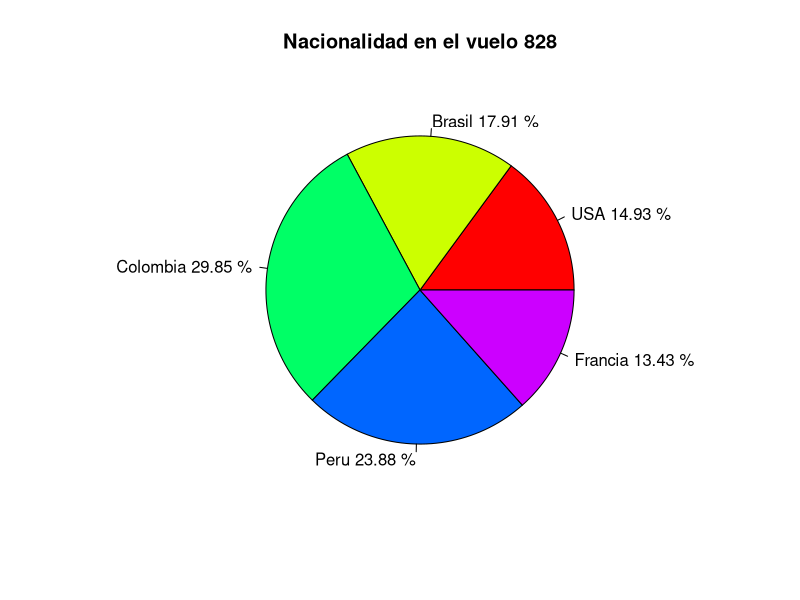
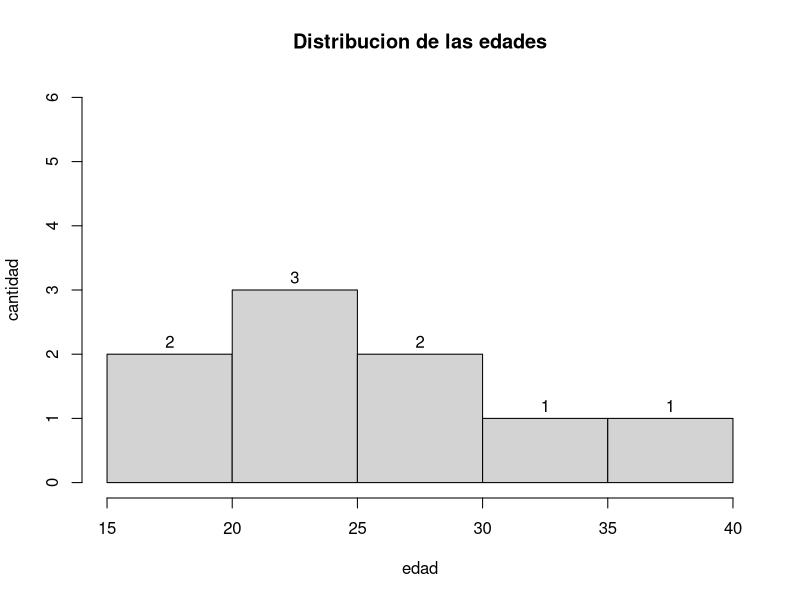
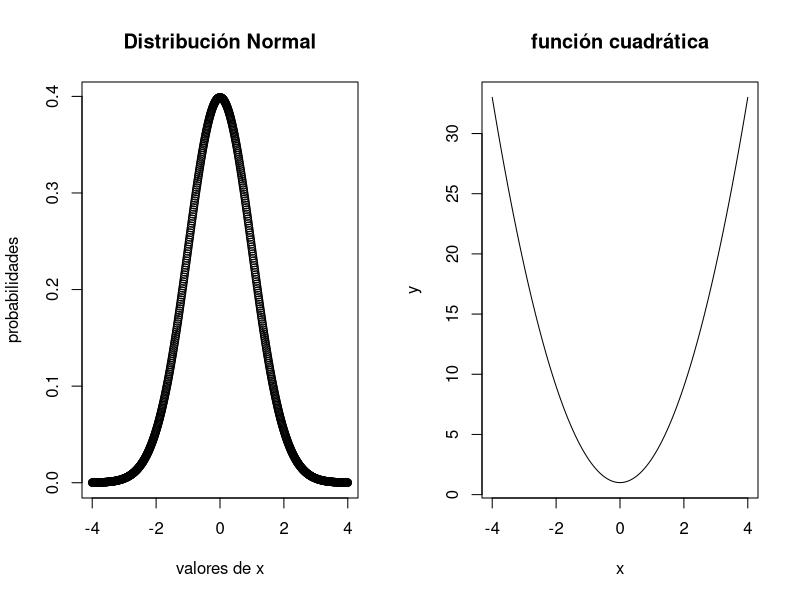

The R source for these figures, in order:
#SESION1****

#operadores matematicos****
log(10)#ln(10)
log(10,10)#log10
log(32,2)#log de 32 en base 2
sqrt(144)
exp(1)
factorial(5)
1/Inf

#Operadores logicos
#| representa la o; & es la y; != representa diferente

#calculando integrales**

fx <- function(x) {x^2+1}
integrate(fx,2,10)
fx1 <- function(x) {1/((x+1)*sqrt(x))}
integrate(fx1,1,2)
fx2 <- function(x) {exp(-x)}
integrate(fx2,0,Inf)

#redondeando decimales

a=1/7
a
round(a,3)
round(pi)
round(pi,4)
#expresiones no definidas
0/0

#creando vectores

edad=c(19,25,16,22,23,30,36,31,30)
personas=c("Jim","John","Gery","Ginni","Nico","Adriano")
sum(edad)#suma de elementos
length(personas)#cantidad de elementos
sum(edad[edad<25]) #suma los elementos menores que 25
length(edad[edad>=25])

#Aplicacion*****
#En el manifiesto de un avión hay pasajeros de 5 países muestre un gráfico 
#que indique el porcentaje de cada país (con 2 decimales)

pasajeros  = c(10, 12, 20, 16, 9) 
paises     = c("USA", "Brasil", "Colombia", "Peru", "Francia")
porcentaje = round(pasajeros/sum(pasajeros)*100,2)
paises     = paste(paises, porcentaje, "%")
pie(pasajeros, labels = paises, col=rainbow(length(paises)),
    main="Nacionalidad en el vuelo 828")

#funciones estadisticas

media=mean(edad)
mediana=median(edad)
desvest=sd(edad)
varianza=var(edad)
rpta=c("media"=media,"mediana"=mediana,"desvest"=desvest,
       "varianza"=varianza)
rpta
coefvar=desvest/media
asim=3*(media-mediana)/desvest
rpta1=c("coef de variacion"=coefvar,"coef de asimetr?a"=asim)
rpta1

#graficos**

hist(edad, labels = TRUE, ylim = c(0,6), ylab = "cantidad", 
     main = "Distribucion de las edades")
stem(edad)

#creando secuencia de nros*****

vect3=-4:4
vect3
vect4=seq(1,5,by=0.5)
vect4
vect5=seq(2,8,len=10)#len indica 10 nros igualmente espaciados
vect5
vect6=rep(1:5,each=3)
vect6
vect7=rep(1:5,times=2)
vect7

#aplicacion2********

vista<-par(mfrow=c(1,2))
mu<-0
sigma<-1
x<-c(-400:400)/100
#x<-seq(-4,4,by=0.01)
fx<-(1/sqrt(2*pi)*sigma)*exp(-(x-mu)^2/2*sigma^2)
plot(x,fx,main="Distribución Normal", xlab="valores de x",
     ylab="probabilidades")
#graficando una cuadr?tica
y<-2*x*x+1
plot(x,y,type="l",main= "función cuadrática")

#USO DEL IF ELSE
#ejm1
a<- 0
if(a == 1){
  print("Buenos días")
} else { 
  print("BUenas tardes")
}
#ejm2
a=1
ifelse(a==2,"BUenos días","Good tardes")
#ejm3
a=10;b=c(12,9,13,15,20)
ifelse(b>a,"true","false")
#ejm4
a=c(6,4,8,10,3)
ifelse(a>5,1,0)

#USO DEL FOR
n=10
a=c(1:6);b=c(1:6)
for(i in 1:n) {
  b[i]=3*a[i]
}
b


